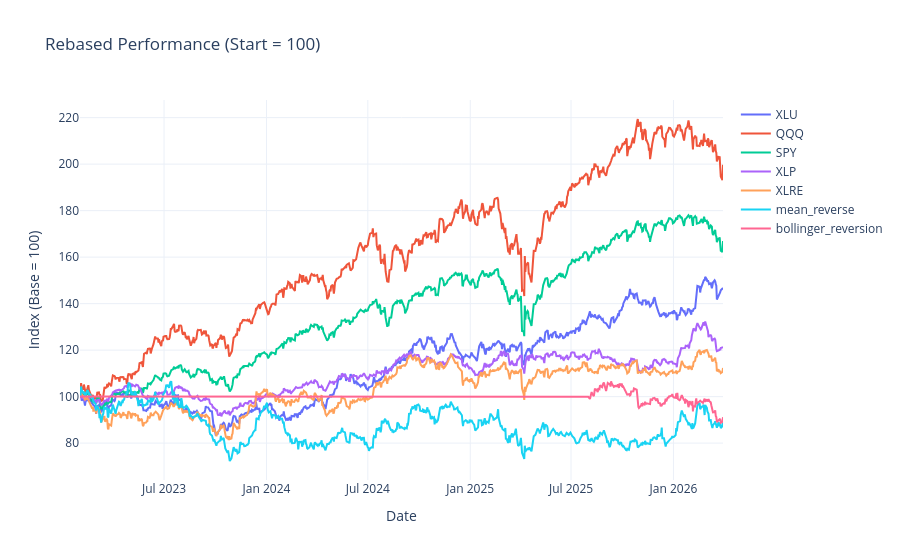

Write notebook code for a chart like this one.
### Code cell
analysis.plot_rebased_performance(df2)#['2025-04-01':])

### Figure 1 — Plotly figure (JSON) as saved in the notebook; plotly's stock layout.template omitted (floating-point values rounded to 4 significant figures; data arrays with more than 128 entries replaced by an {"elided": "..."} marker saying what was removed)
{"data": [{"hovertemplate": "<b>%{fullData.name}</b><br>Date: %{x|%b %d, %Y}<br>Value: %{y:.2f}<extra></extra>", "mode": "lines", "name": "XLU", "type": "scatter", "x": {"elided": "794 str values"}, "y": {"elided": "794 float values"}}, {"hovertemplate": "<b>%{fullData.name}</b><br>Date: %{x|%b %d, %Y}<br>Value: %{y:.2f}<extra></extra>", "mode": "lines", "name": "QQQ", "type": "scatter", "x": {"elided": "794 str values"}, "y": {"elided": "794 float values"}}, {"hovertemplate": "<b>%{fullData.name}</b><br>Date: %{x|%b %d, %Y}<br>Value: %{y:.2f}<extra></extra>", "mode": "lines", "name": "SPY", "type": "scatter", "x": {"elided": "794 str values"}, "y": {"elided": "794 float values"}}, {"hovertemplate": "<b>%{fullData.name}</b><br>Date: %{x|%b %d, %Y}<br>Value: %{y:.2f}<extra></extra>", "mode": "lines", "name": "XLP", "type": "scatter", "x": {"elided": "794 str values"}, "y": {"elided": "794 float values"}}, {"hovertemplate": "<b>%{fullData.name}</b><br>Date: %{x|%b %d, %Y}<br>Value: %{y:.2f}<extra></extra>", "mode": "lines", "name": "XLRE", "type": "scatter", "x": {"elided": "794 str values"}, "y": {"elided": "794 float values"}}, {"hovertemplate": "<b>%{fullData.name}</b><br>Date: %{x|%b %d, %Y}<br>Value: %{y:.2f}<extra></extra>", "mode": "lines", "name": "mean_reverse", "type": "scatter", "x": {"elided": "794 str values"}, "y": {"elided": "794 float values"}}, {"hovertemplate": "<b>%{fullData.name}</b><br>Date: %{x|%b %d, %Y}<br>Value: %{y:.2f}<extra></extra>", "mode": "lines", "name": "bollinger_reversion", "type": "scatter", "x": {"elided": "794 str values"}, "y": {"elided": "794 float values"}}], "layout": {"hovermode": "closest", "legend": {"orientation": "v", "x": 1.02, "xanchor": "left", "y": 1, "yanchor": "top"}, "title": {"text": "Rebased Performance (Start = 100)"}, "xaxis": {"title": {"text": "Date"}}, "yaxis": {"title": {"text": "Index (Base = 100)"}}}}
